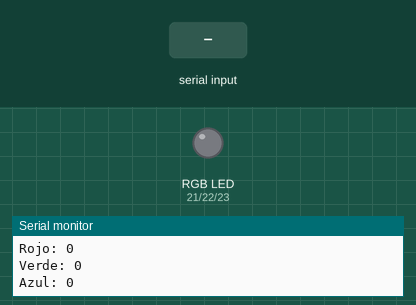
Simulated run of this sketch. Board: ESP32. On the bench: an RGB LED mixed from three pins (HIGH = lit), the last lines printed to the serial monitor. The test bench sets the inputs (shaded band). Dim RGB values are drawn brighter than linear; nothing arrives over Bluetooth unless stated.

Above: at 1.2 s.
1.3 s: "90,45,200\n" received over the second serial link
At 2.1 s:
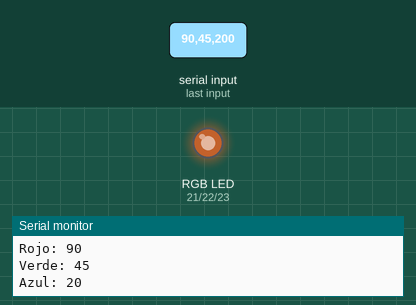
3.8 s: "90,45\n" received over the second serial link
At 5.1 s:
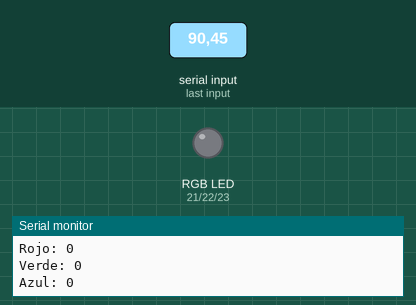
6.3 s: "90\n" received over the second serial link
At 7.1 s:
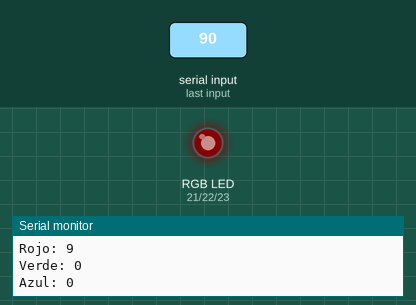
8.8 s: "30,150,10\n" received over the second serial link
At 9.3 s:
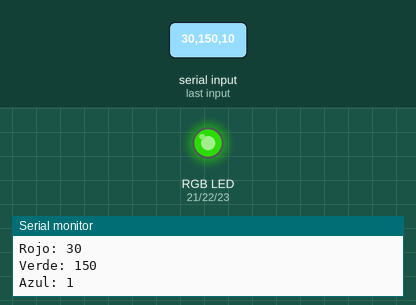
11.3 s: "30,150\n" received over the second serial link
At 12.1 s:
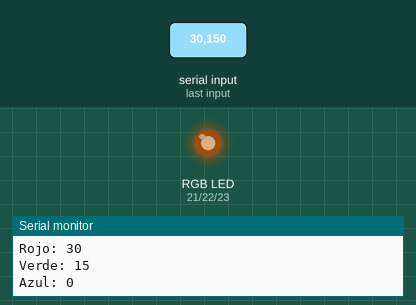
13.8 s: "1,90,45\n" received over the second serial link
At 14.3 s:
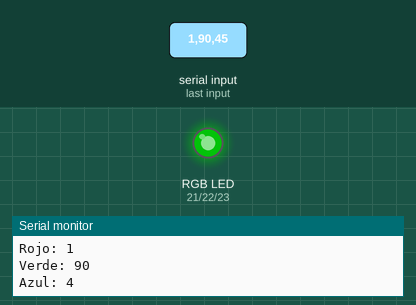
Timing chart, 0 to 16.8 s (numbered marks = the images above; inputs shaded):
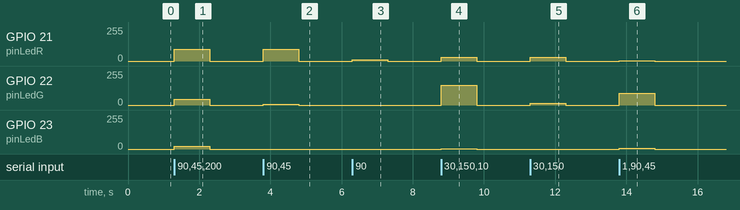

The sketch:

SESION_4.ino
```cpp
#include <BluetoothSerial.h>

#define pinLedR 21
#define pinLedG 22
#define pinLedB 23
#define canalRed 2
#define canalGreen 3
#define canalBlue 4
int freq = 10000, res = 8;
BluetoothSerial SerialBT;

String recibido, colorRojo, colorVerde, colorAzul;
int rojo, verde, azul;
void setup() {
  Serial.begin(115200);
  SerialBT.begin("Snakeman");
  ledcSetup(canalRed, freq, res);
  ledcSetup(canalGreen, freq, res);
  ledcSetup(canalBlue, freq, res);
  ledcAttachPin(pinLedR, canalRed);
  ledcAttachPin(pinLedG, canalGreen);
  ledcAttachPin(pinLedB, canalBlue);
}

void loop() {
  String recibido = SerialBT.readStringUntil('\n');
  recibido.remove(recibido.length()-1, 1);

  byte comaUno = recibido.indexOf(',');
  byte comaDos = recibido.indexOf(',', comaUno + 1);
  byte comaTres = recibido.indexOf(',', comaDos + 1);

  Serial.println(recibido);

  colorRojo = recibido.substring(0,comaUno);
  colorVerde = recibido.substring(comaUno + 1,comaDos);
  colorAzul = recibido.substring(comaDos +1, comaTres);

  rojo = colorRojo.toInt();
  verde = colorVerde.toInt();
  azul = colorAzul.toInt();

  Serial.println("Rojo: " + (String)rojo);
  Serial.println("Verde: " + (String)verde);
  Serial.println("Azul: " + (String)azul);

  RGB(rojo, verde, azul);
}

void RGB(int R, int G, int B){
  ledcWrite(canalRed, R);
  ledcWrite(canalGreen, G);
  ledcWrite(canalBlue, B);

}
```

Measured:
- after the input at 1.3 s, GPIO 21 (pinLedR): 0/255 → 90/255 at once, → 0/255 1.0 s later; GPIO 22 (pinLedG): 0/255 → 45/255 at once, → 0/255 1.0 s later; GPIO 23 (pinLedB): 0/255 → 20/255 at once, → 0/255 1.0 s later
- after the input at 3.8 s, GPIO 21 (pinLedR): 0/255 → 90/255 at once, → 0/255 1.0 s later; GPIO 22 (pinLedG): 0/255 → 4/255 at once, → 0/255 1.0 s later
- after the input at 6.3 s, GPIO 21 (pinLedR): 0/255 → 9/255 at once, → 0/255 1.0 s later
- after the input at 8.8 s, GPIO 21 (pinLedR): 0/255 → 30/255 at once, → 0/255 1.0 s later; GPIO 22 (pinLedG): 0/255 → 149/255 at once, → 0/255 1.0 s later; GPIO 23 (pinLedB): 0/255 → 1/255 at once, → 0/255 1.0 s later
- after the input at 11.3 s, GPIO 21 (pinLedR): 0/255 → 30/255 at once, → 0/255 1.0 s later; GPIO 22 (pinLedG): 0/255 → 15/255 at once, → 0/255 1.0 s later
- after the input at 13.8 s, GPIO 21 (pinLedR): 0/255 → 1/255 at once, → 0/255 1.0 s later; GPIO 22 (pinLedG): 0/255 → 90/255 at once, → 0/255 1.0 s later; GPIO 23 (pinLedB): 0/255 → 4/255 at once, → 0/255 1.0 s later
